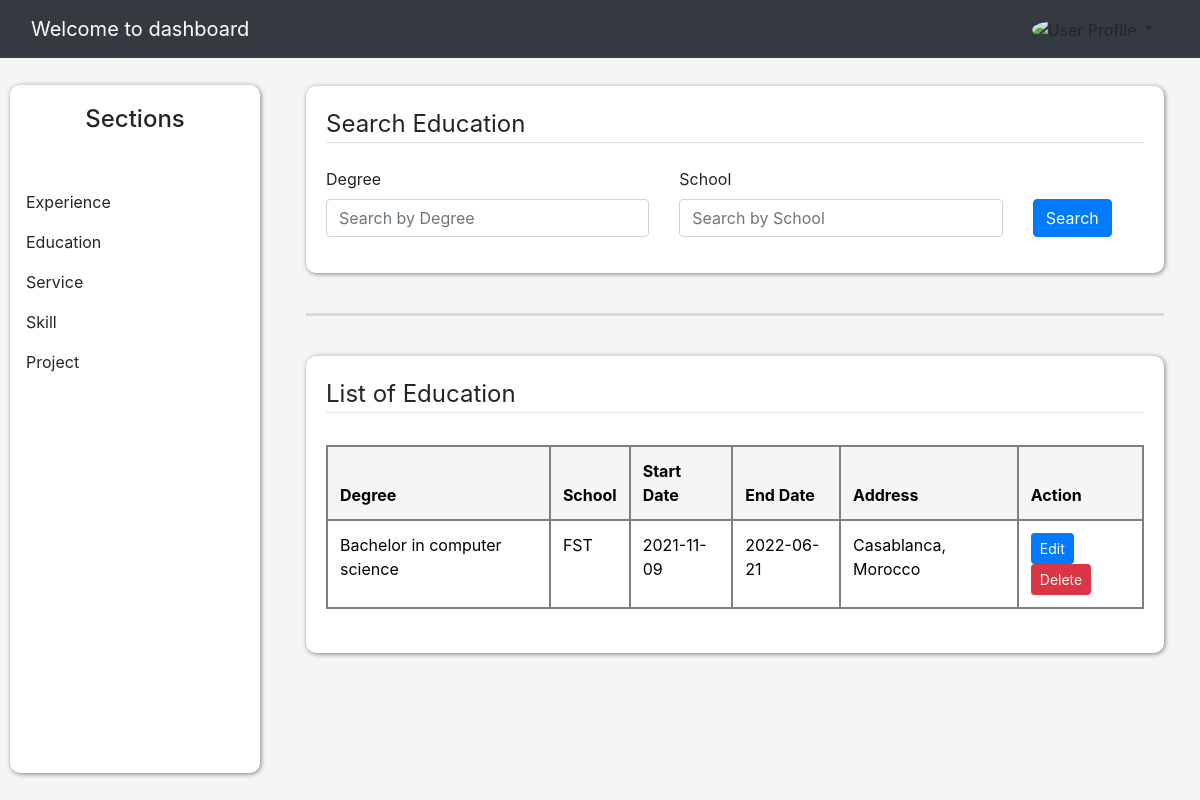
Page /dashboard/list_educations (signed in) on the earlier database version.
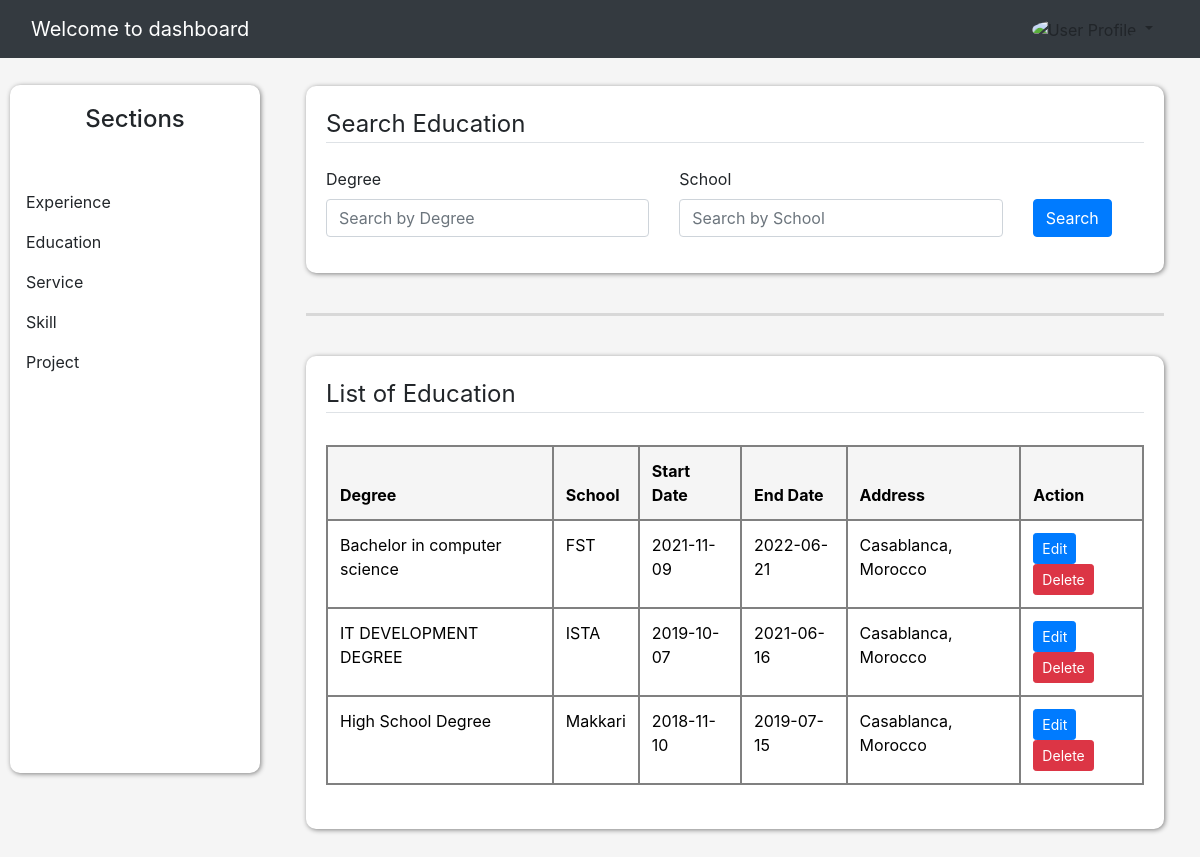
Same page on the later database version.
### website/models.py (models this page shows, shortened)
class Education(db.Model):
    id = db.Column(db.Integer, primary_key=True)
    degree = db.Column(db.String(50), nullable=False)
    school = db.Column(db.String(50), nullable=False)
    start_date = db.Column(db.Date, nullable=False)
    end_date = db.Column(db.Date, nullable=True)
    is_current = db.Column(db.Boolean, default=False, nullable=False)
    address = db.Column(db.String(1000), nullable=False)
    description = db.Column(db.Text, nullable=False)
    user_id = db.Column(db.Integer, db.ForeignKey('user.id'), nullable=False)
    date_posted = db.Column(db.DateTime, nullable=False, default=datetime.utcnow)

### website/route_sections/education.py (the view)
@app.route('/dashboard/list_educations', methods=['GET'])
@login_required
def education():
    user_id = current_user.id
    degree = request.args.get('degree', '')
    school = request.args.get('school', '')
    query = Education.query.filter_by(user_id=user_id)
    if degree:
        query = query.filter(Education.degree.ilike(f'%{degree}%'))
    if school:
        query = query.filter(Education.school.ilike(f'%{school}%'))
    educations = query.all()
    return render_template('admin/Educations/list_educations.html', educations=educations)

### website/models.py (called while the page is built)
@login_manager.user_loader
def load_user(user_id):
    return User.query.get(int(user_id))

### website/templates/admin/Educations/list_educations.html (shortened to what this page needs)
{% extends "admin/Experiences/experience.html" %}
{% block content %}
<div class="cl-crud">
    <legend class="border-bottom mb-4">Search Education</legend>
    <form method="GET" action="{{ url_for('education') }}" class="mb-3 mt-4">
        <div class="row align-items-end">
            <div class="col-md-5">
                <label class="form-control-label" >Degree</label>
                <input type="text" name="degree" class="form-control" placeholder="Search by Degree" value="{{ request.args.get('degree', '') }}">
            </div>
            <div class="col-md-5">
                <label class="form-control-label">School</label>
                <input type="text" name="school" class="form-control" placeholder="Search by School" value="{{ request.args.get('school', '') }}">
            </div>
            <div class="col-md-1 d-grid">
                <button type="submit" class="btn btn-primary">Search</button>
            </div>
        </div>
    </form>
</div>
<br>
<hr>
<br>
<div class="list-section">
    <legend class="border-bottom">List of Education</legend>
    <p-card class="m-1 mt-1 mb-1">
        <table class="table table-bordered">
            <thead>
                <tr>
                    <th scope="col">Degree</th>
                    <th scope="col">School</th>
                    <th scope="col">Start Date</th>
                    <th scope="col">End Date</th>
                    <th scope="col">Address</th>
                    <th scope="col-2">Action</th>
                </tr>
            </thead>
            <tbody>
                {% if educations %}
                    {% for education in educations %}
                    <tr>
                        <td>{{ education.degree }}</td>
                        <td>{{ education.school }}</td>
                        <td>{{ education.start_date }}</td>
                        <td>
                            {% if education.is_current %}
                                Current
                            {% else %}
                                {{ education.end_date }}
                            {% endif %}
                        </td>
                        <td>{{ education.address }}</td>
                        <td>
                            <a href="{{ url_for('update_education', education_id=education.id) }}" class="btn btn-sm btn-primary cl-edit">
                                <span>Edit</span>
                            </a>
                            <a href="{{ url_for('delete_education', education_id=education.id) }}" class="btn btn-sm btn-danger cl-delete" onclick="return confirm('Are you sure you want to delete this item?');">
                                <span>Delete</span>
                            </a>
                        </td>
                    </tr>
                    {% endfor %}
                {% else %}
                    <tr>
                        <td colspan="6" class="text-center">Result not found</td>
                    </tr>
                {% endif %}
            </tbody>
        </table>
    </p-card>
</div>
{% endblock content %}

### website/templates/admin/Experiences/experience.html (shortened to what this page needs)
{% extends "admin/dashboard.html"%}
{% block resume %}
<div class="cl-resume mt-5">
    <div class="sidebar">
        <h4 class="text-center">Sections</h4>
        <ul class="list-unstyled mt-5">
            <li class="nav-item">
                <a class="nav-link active" href="#experienceDropdown" data-bs-toggle="collapse" aria-expanded="false" aria-controls="experienceDropdown">Experience</a>
            </li>
            <li class="nav-item">
                <a class="nav-link active" href="#educationDropdown" data-bs-toggle="collapse" aria-expanded="false" aria-controls="educationDropdown">Education</a>
            </li>
            <li class="nav-item">
                <a class="nav-link active" href="#serviceDropdown" data-bs-toggle="collapse" aria-expanded="false" aria-controls="serviceDropdown">Service</a>
            </li>
            <li class="nav-item">
                <a class="nav-link active" href="#skillDropdown" data-bs-toggle="collapse" aria-expanded="false" aria-controls="skillDropdown">Skill</a>
            </li>
            <li class="nav-item">
                <a class="nav-link active" href="#projectDropdown" data-bs-toggle="collapse" aria-expanded="false" aria-controls="projectDropdown">Project</a>
            </li>
        </ul>
    </div>
    <div class="content">
        {% block content %}
        {% endblock content %}
    </div>
</div>
{% endblock resume %}

### website/templates/admin/dashboard.html (shortened to what this page needs)
<!doctype html>
<html lang="en">
<head>
    <link href="https://cdn.jsdelivr.net/npm/bootstrap@5.3.3/dist/css/bootstrap.min.css" rel="stylesheet">
    <link href="https://stackpath.bootstrapcdn.com/bootstrap/4.5.2/css/bootstrap.min.css" rel="stylesheet">
    <link href="https://getbootstrap.com/docs/5.3/assets/css/docs.css" rel="stylesheet">
    <link rel="stylesheet" href="{{ url_for('static', filename='css/dashboard.css') }}">
</head>
<body class="p-3 m-0 border-0  m-0 border-0">
<nav class="navbar navbar-dark bg-dark fixed-top">
    <div class="container-fluid">
        <a class="navbar-brand">Welcome to dashboard</a>
            <div class="nav-item dropdown">
                <a class="nav-link dropdown-toggle" href="#" id="userDropdown" role="button" data-bs-toggle="dropdown"
                   aria-expanded="false">
                    <img class="rounded-circle" src="https://images.unsplash.com/photo-1472099645785-5658abf4ff4e?ixlib=rb-1.2.1&ixid=eyJhcHBfaWQiOjEyMDd9&auto=format&fit=facearea&facepad=2&w=256&h=256&q=80" alt="User Profile" width="32" height="32">
                </a>
            </div>
    </div>
</nav>
{% block resume %}
{% endblock resume %}
</body>
</html>

### website/static/css/dashboard.css (style rules this page uses)
body { background: whitesmoke; }
.sidebar { height: 86vh; position: fixed; top: 85px; left: 10px; width: 250px; background-color: white; padding-top: 20px; border-radius: 10px; box-shadow: 1px 1px 5px gray; }
.content { margin-top: 50px; margin-left: 270px; padding: 20px; }
.list-section, .cl-crud { background: white; box-shadow: 1px 1px 5px gray; padding: 20px; border-radius: 10px; }
hr { margin-top: 1rem; margin-bottom: 1rem; border: 0; border-top: 3px solid gray; }
.table thead th { vertical-align: bottom; border-bottom: 2px solid gray; background: whitesmoke; }
.table-bordered td, .table-bordered th { border: 2px solid gray; }
.table-bordered { border: 2px solid gray; }
.table { width: 100%; margin-bottom: 0rem; color: #212529; }

Differences in the rows shown:
added Education: degree "IT DEVELOPMENT DEGREE", school "ISTA", start_date "2019-10-07", end_date "2021-06-16", address "Casablanca, Morocco"
added Education: degree "High School Degree", school "Makkari", start_date "2018-11-10", end_date "2019-07-15", address "Casablanca, Morocco"
